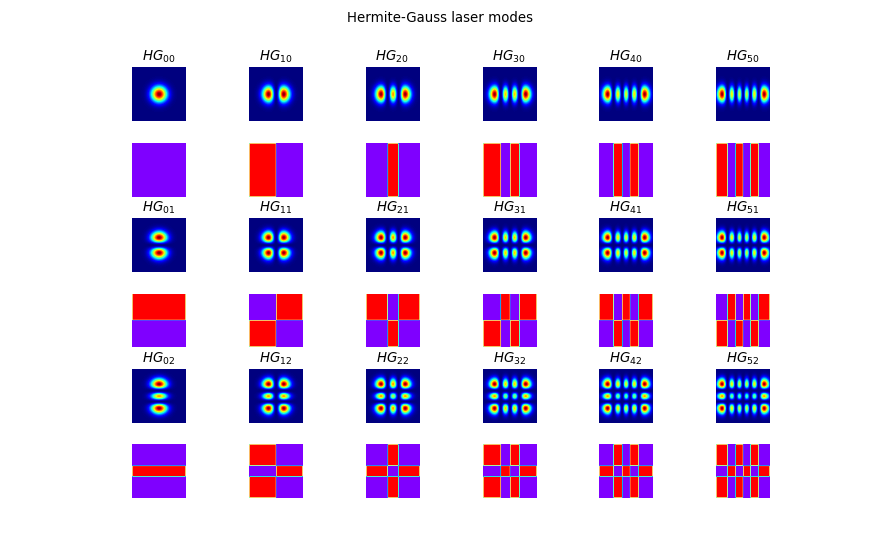

Python code for this plot:
#! /usr/bin/env python
"""
Gauss_laser_mode.py
    
    Calculates the intensity- and phase distributions of Laguerre-Gauss
    (LG=True) or Hermite-Gauss (LG=False) laser modes.
    
    cc Fred van Goor, May 2020.
"""
from LightPipes import *
import matplotlib.pyplot as plt
if LPversion < "2.0.0":
    print(r'You need to upgrade LightPipes to run this script.' + '\n'+r'Type at a terminal prompt: $ pip install --upgrade LightPipes')
    exit(1)

wavelength = 500*nm
size = 15*mm
N = 200
w0=3*mm
i=0
LG=False

n_max=6;m_max=6
fig, axs = plt.subplots(nrows=m_max, ncols=n_max,figsize=(11.0,7.0))
if LG:
    s=r'Laguerre-Gauss laser modes'
else:
    s=r'Hermite-Gauss laser modes'

fig.suptitle(s)
fig.subplots_adjust(hspace=0.4)

F=Begin(size,wavelength,N)
for m in range(int(m_max/2)):
    for n in range(n_max):
        F=GaussBeam(F, w0, LG=LG, n=n, m=m)
        I=Intensity(0,F)
        Phi=Phase(F)
        if LG:
            s=f'$LG_{n}$' + f'$_{m}$'
        else:
            s=f'$HG_{n}$' + f'$_{m}$'
        axs[m+i][n].imshow(I,cmap='jet'); axs[m+i][n].axis('off'); axs[m+i][n].set_title(s)
        axs[m+1+i][n].imshow(Phi,cmap='rainbow'); axs[m+1+i][n].axis('off');
    i+=1

plt.show()
